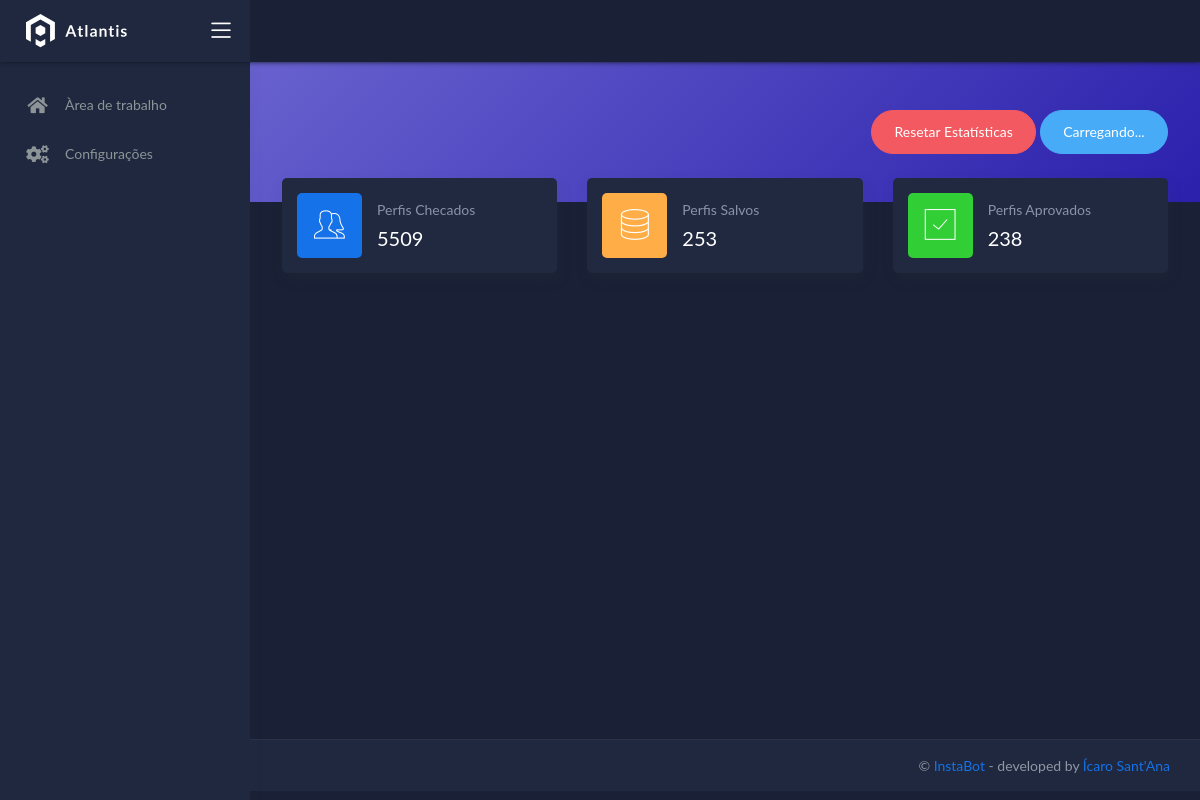
Page /home on the earlier database version.
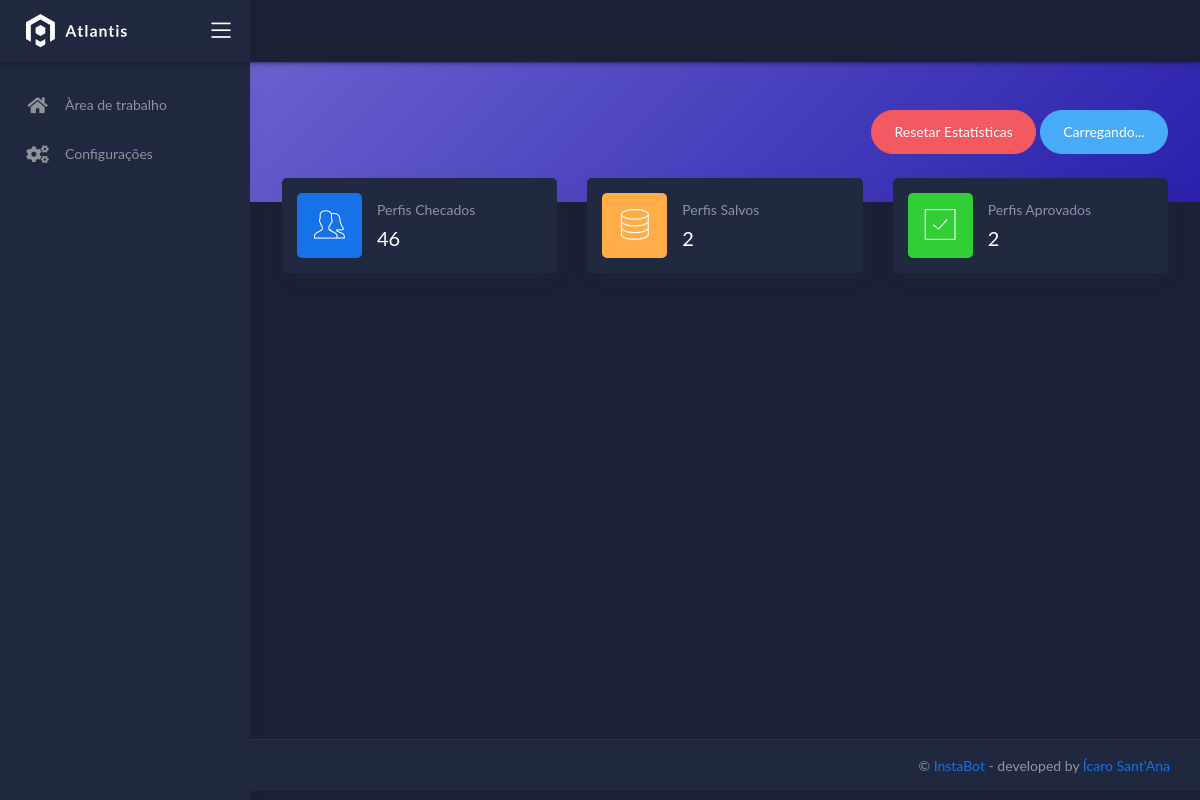
Same page on the later database version.
### tables this page shows
CREATE TABLE SETTINGS
            (ID INTEGER PRIMARY KEY AUTOINCREMENT     NOT NULL,
            NAME           TEXT    NOT NULL,
            VALUE           TEXT    NOT NULL);

### run.py (the view)
@app.route('/home', methods=['GET', 'POST'])
def home():
    if db.get('checked') == '':
        db.set('checked', '0')
    if db.get('saved') == '':
        db.set('saved', '0')
    if db.get('approved') == '':
        db.set('approved', '0')
    return render_template('pages/index.html', checked=db.get('checked'), saved=db.get('saved'), approved=db.get('approved'))

### includes/db.py (called while the page is built)
    def get(self, name):
        try:
            lock.acquire(True)
            self.conne.execute("SELECT * FROM SETTINGS WHERE NAME = ?", [name])
            for i in self.conne.fetchall():
                return i[2]
        finally:
            lock.release()

### templates/pages/index.html (shortened to what this page needs)
{% extends "layouts/base.html" %}
{% block content %}
	<div class="content">
		<div class="panel-header bg-secondary-gradient ">
			<div class="page-inner py-5">
				<div class="d-flex align-items-left align-items-md-center flex-column flex-md-row">
					<div class="ml-md-auto py-2 py-md-0">
						<form role="form" method="POST">
							<button type="button" onclick='buttondelete()' class="btn btn-danger btn-round" id='deletebutton' name='deletebutton'>Resetar Estatísticas</button>
							<button type="button" onclick='startbutton()' class="btn btn-info btn-round" id='startbot' name='startbot'>Carregando...</button>
						</form>
					</div>
				</div>
			</div>
		</div>
		<div class="page-inner mt--5">
			<div class="row">
				<div class="col-sm-6 col-md-4">
					<div class="card card-stats card-round">
						<div class="card-body ">
							<div class="row align-items-center">
								<div class="col-icon">
									<div class="icon-big text-center icon-primary bubble-shadow-small">
										<i class="flaticon-users"></i>
									</div>
								</div>
								<div class="col col-stats ml-3 ml-sm-0">
									<div class="numbers">
										<p class="card-category">Perfis Checados</p>
										<h4 class="card-title" id='checked'>{{ checked }}</h4>
									</div>
								</div>
							</div>
						</div>
					</div>
				</div>
				<div class="col-sm-6 col-md-4">
					<div class="card card-stats card-round">
						<div class="card-body">
							<div class="row align-items-center">
								<div class="col-icon">
									<div class="icon-big text-center icon-warning bubble-shadow-small">
										<i class="flaticon-database"></i>
									</div>
								</div>
								<div class="col col-stats ml-3 ml-sm-0">
									<div class="numbers">
										<p class="card-category">Perfis Salvos</p>
										<h4 class="card-title" id='saved'>{{ saved }}</h4>
									</div>
								</div>
							</div>
						</div>
					</div>
				</div>
				<div class="col-sm-6 col-md-4">
					<div class="card card-stats card-round">
						<div class="card-body">
							<div class="row align-items-center">
								<div class="col-icon">
									<div class="icon-big text-center icon-success bubble-shadow-small">
										<i class="flaticon-check"></i>
									</div>
								</div>
								<div class="col col-stats ml-3 ml-sm-0">
									<div class="numbers">
										<p class="card-category">Perfis Aprovados</p>
										<h4 class="card-title" id='approved'>{{ approved }}</h4>
									</div>
								</div>
							</div>
						</div>
					</div>
				</div>
			</div>
		</div>
	</div>
{% endblock content %}

Differences in the rows shown:
no longer on this page (row edited): SETTINGS: VALUE "253"
no longer on this page (row edited): SETTINGS: VALUE "238"
changed SETTINGS: VALUE "5509" → "46"
Other differences:
{{ saved }}: (not shown) → "2"
{{ approved }}: (not shown) → "2"
